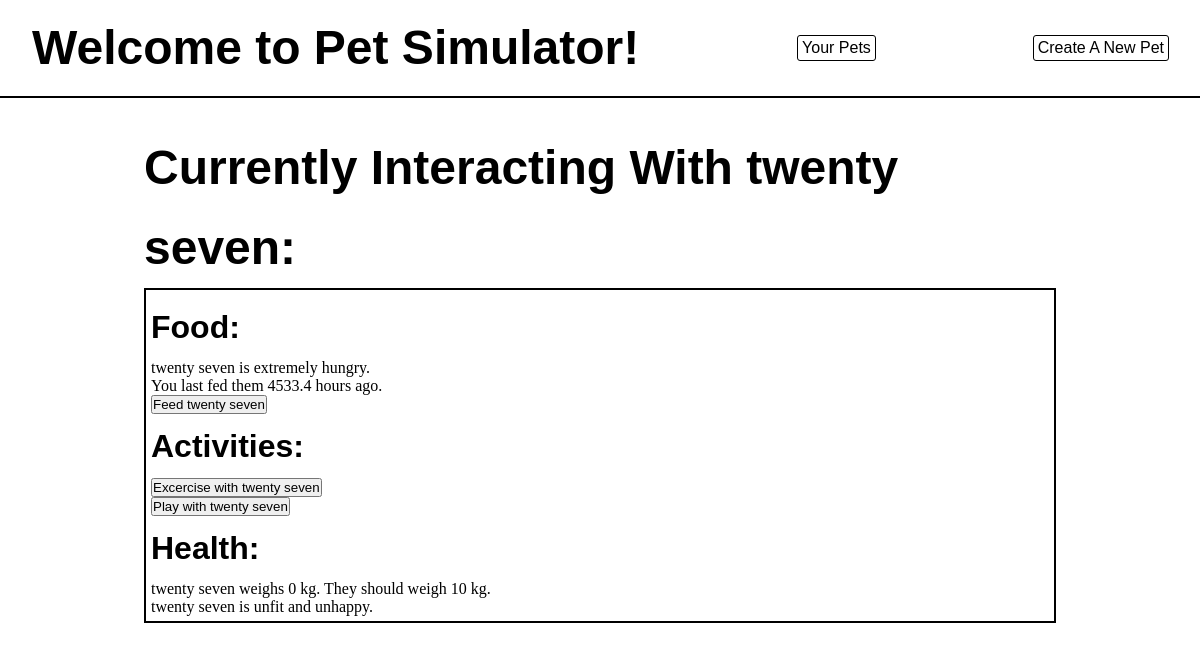
The page /managePet.php?id=1 on the database as committed earlier.
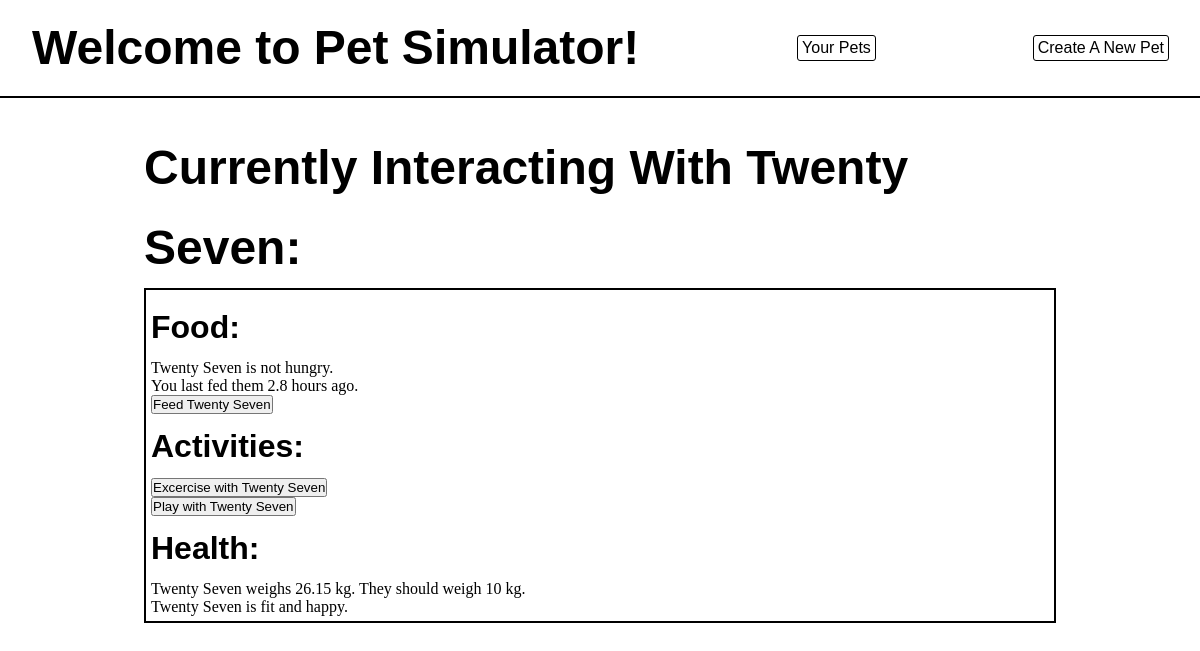
The same page on the database as committed later.
### tables this page shows
CREATE TABLE pets(
  id INTEGER PRIMARY KEY AUTOINCREMENT,
  owner_id INT NOT NULL,
  name TEXT NOT NULL,
  type INT NOT NULL,
  birthday INT NOT NULL,
  dead INT NOT NULL DEFAULT 0,
  cause TEXT DEFAULT NULL,
  death_date INT DEFAULT NULL,
  imortal INT NOT NULL DEFAULT 0
);

CREATE TABLE petTypes (
  id INT NOT NULL,
  healthy_weight INT NOT NULL,
  name TEXT NOT NULL
);

CREATE TABLE actions (
  pet_id INT NOT NULL,
  action_type TEXT NOT NULL,
  date_time INT NOT NULL
);

### database.php (called while the page is built, shortened)
<?php
  $dir = 'sqlite:/home/runner/PetSim/database.sqlite';
  $dbh  = new PDO($dir) or die("cannot open the database");
  function getPet($id) {
    global $dbh;
    $result = $dbh->query("SELECT * FROM pets WHERE id=$id");
    return $result->fetch();
  }
  function getRecentActionDates($type,$id,$timestamp) {
    global $dbh;
    $result = $dbh->query("SELECT date_time FROM actions WHERE pet_id=$id AND action_type='$type' AND date_time > $timestamp");
    return $result->fetchAll();
  }
  function getLastActionDate($type,$id) {
    global $dbh;
    $result = $dbh->query("SELECT MAX(date_time) FROM actions WHERE pet_id=$id AND action_type='$type'");
    return $result->fetch();
  }
  function getPetType($id) {
    global $dbh;
    $result = $dbh->query("SELECT * FROM petTypes WHERE id=$id");
    return $result->fetch();
  }
?>

### statistics.php (called while the page is built, shortened)
<?php
  function getHunger($id, $raw = false){
    $lastFeed = getLastActionDate("feed",$id)[0];
    $waitTime = time() - $lastFeed;
    $hunger = $waitTime;
    return $hunger/60/60;
  }
  function getAge($id) {
    $age = time() - getPet($id)['birthday'];
    return round($age/60/60/24);
  }
  function getAverageActivityTime($id, $type, $days=7, $assumeNow = false){
    $timestamp = time() - (60*60*24*$days);
    $allActivities = getRecentActionDates($type, $id, $timestamp);
    $count = count($allActivities);
    if ($assumeNow) {
       $latest = time();
    } else {
      $count -= 1;
      $latest = $allActivities[$count][0];
    }
    $age = getAge($id);
    if ($age >= 7 ) {
      $first = $allActivities[0][0];
      if (8*60*60 > (time()-$days*60*60*24)-$first){
        $first = time()-$days*60*60*24;
        $total = $count +1;
      } else {
        $total = $count;
      }
    } else {
      $first = time()-$days*60*60*24;
      $preFeeds = abs(round(($first-getPet($id)['birthday'])/60/60/8));
      $total = $count + $preFeeds;
    }
    if ($total != 0) {
      $average = ($latest-$first) / $total;
    } else {
      $average = 0;
    }
    return abs($average);
  }
  function getWeight($id, $days=7) {
    $feedTime = 8;
    $pet = getPet($id);
    $age = getAge($id);
    $type = getPetType($pet['type']);
    $latest = time()-getLastActionDate("feed",$id)[0];
    if ($feedTime < $latest/60/60){
      $assumeNow = true;
    } else {
      $assumeNow = false;
    }
    $averageFeed = getAverageActivityTime($id, "feed", $days, $assumeNow)/60/60;
    $averageExcercise = getAverageActivityTime($id, "excercise",$days)/60/60;
    $idealWeight = $type['healthy_weight']/1000;
    if ($averageFeed != 0) {
      $weight = (min($averageExcercise,$feedTime)*$idealWeight)/$averageFeed;
    } else {
      $weight = 0;
    }
    return round($weight,2);
  }
  function getFitness($id, $days=7) {
    $average = getAverageActivityTime($id, "excercise", $days)/60/60;
    if ($average != 0) {
      $fitness =  10*(8/$average);
    } else {
      $fitness = 0;
    }
    return round($fitness,20);
  }
  function getHappiness($id, $days=7) {
    $average = getAverageActivityTime($id, "play", $days)/60/60;
    if ($average != 0) {
      $happiness =  10*(8/$average);
    } else {
      $happiness = 0;
    }
    return round($happiness,20);
  }
  function checkForDeath($id) {
    $pet = getPet($id);
    $type = getPetType($pet['type']);
    $hunger = getHunger($id);
    $weight = getWeight($id);
    $age = max(getAge($id),7);
    $totalWeight = getWeight($id,$age);
    $idealWeight = $type['healthy_weight']/1000;;
    $dead = false;
    $cause = null;
    $date = null;
    if ($pet['dead'] == 0 && $pet['imortal'] == 0){
      if ($hunger > 48) {
        $dead = true;
        $cause = "starvation";
        $date = time();
      }
      if ($totalWeight >= $idealWeight*3 AND $weight > $idealWeight) {
        $dead = true;
        $cause = "obesity";
        $date = time();
      }
      if ($totalWeight <= $idealWeight/3 AND $weight < $idealWeight) {
        $dead = true;
        $cause = "malnuorishment";
        $date = time();
      }
    } else {
    if ($pet['dead'] == 0){
      $dead = false;
    } else {
      $dead = true;
    }
    $cause = $pet['cause'];;
    $date = $pet['death_date'];
    }
    return array($dead,$cause,$date);
  }
?>

### managePet.php (the view, shortened to what this page needs)
<?php
include "init.php";
if ($_SERVER["REQUEST_METHOD"] == "POST") {
  $dead = checkForDeath($_POST['id']);
  if ($dead[0] and $pet['imortal']==0) {
    kill($_POST['id'],$dead[1],$dead[2]);
  } else {
    addAction($_POST['type'],$_POST['id']);
  }
  header("location:/managePet.php?id=$_POST[id]");
} else{
  $pet = getPet($_GET['id']);
  $dead = checkForDeath($pet['id']);
  $type = getPetType($pet['type']);
  $hunger = getHunger($pet['id']);
  $weight = getWeight($pet['id']);
  $idealWeight = $type['healthy_weight']/1000;
  $fitness = getFitness($pet['id']);
  $happiness = getHappiness($pet['id']);
  echo "<div>";
  echo "<h2>Currently Interacting With $pet[name]:</h2>";
  if ($dead[0]) {
    echo "<div>$pet[name] is dead. :(</div>";
  } else {
    echo "<div class='box'>";
    echo "<h3>Food:</h3>";
    echo "<div>";
    echo "<div>$pet[name] is ";
    if ($hunger < 4) {
      echo "not hungry.</div>";
    } elseif ($hunger >= 4 && $hunger < 8) {
      echo "slightly hungry.</div>";
    } elseif ($hunger >= 8 && $hunger < 16){
      echo "hungry.</div>";
    } elseif ($hunger >= 16 && $hunger < 24) {
      echo "very hungry.</div>";
    } else {
      echo "extremely hungry.</div>";
    }
    $displayHunger = round($hunger,1);
    echo "<div>You last fed them $displayHunger hours ago.</div>";
    echo '<form action="managePet.php" method="post">';
    echo "<input type='submit' value='Feed $pet[name]'>";
    echo '</form>';
    echo "</div>";
    echo "<h3>Activities:</h3>";
    echo "<div>";
    echo '<form action="managePet.php" method="post">';
    echo "<input type='submit' value='Excercise with $pet[name]'>";
    echo '</form>';
    echo '<form action="managePet.php" method="post">';
    echo "<input type='submit' value='Play with $pet[name]'>";
    echo '</form>';
    echo "</div>";
    echo "<h3>Health:</h3>";
    echo "<div>";
    echo "<div>$pet[name] weighs $weight kg. They should weigh $idealWeight kg.</div>";
    if ($fitness<7) {
      $fit = "unfit";
    } elseif ($fitness < 15) {
      $fit = "fit";
    }
    elseif ($fitness < 30) {
      $fit = "very fit";
    } else {
      $fit = "extremely fit";
    }
    if ($happiness<7) {
      $happy = "unhappy";
    } elseif ($happiness < 15) {
      $happy = "happy";
    }
    elseif ($happiness < 30) {
      $happy = "very happy";
    } else {
      $happy = "extremely happy";
    }
    echo "<div>$pet[name] is $fit and $happy.</div>";
    echo "</div>";
    echo "</div>";
  }
}
?>

### style.css (style rules this page uses)
* { padding: 0px; margin: 0px; }
nav { width: 100%; display: flex; justify-content: space-between; align-items: center; padding: 8px 32px; border-bottom: 2px solid var(--black); position: fixed; top: 0; background: var(--white); z-index: 2; }
.main { display: flex; flex-direction: column; width: 80%; margin: 128px auto; margin-bottom: 0; padding: 0 24px; }
.box { padding: 5px; border-style: solid; border-width: 2px; }

### bounce.css (style rules this page uses)
:root { --white: #ffffff; --light-gray: #EFEFEF; --gray: #D8D8D8; --black: #000000; --dark-gray: #5E5E5E; --cyan-dark: #28A489; --cyan-normal: #70F1D5; --cyan-light: #CAFFF3; --pink-dark: #AB4787; --pink-normal: #E065B3; --pink-light: #FFB0E2; --yellow-dark: #C9B951; --yellow-normal: #FAE560; --yellow-light: #FFF6BE; --blue-dark: #468DB6; --blue-normal: #54B8F3; --blue-light: #B4E3FF; --purple-dark: #643F9B; --purple-normal: #9260DE; --purple-light: #CDAEFD; }
* { box-sizing: border-box; margin: 0; padding: 0; }
html, body { color: var(--black); }
card, button, table tr, a, .switch-container { position: relative; }
card:after, button:after, table tr:after, a:after, .switch-container:after { content: ''; position: absolute; left: -2px; top: -2px; width: calc(100% + 4px); border-radius: 4px; height: calc(100% + 4px); transition: transform 0.3s cubic-bezier(0.18, 0.89, 0.32, 1.5); cursor: inherit; border: none; z-index: -1; }
h2 { font-size: 48px; line-height: 80px; font-family: 'Clash Display Bold', sans-serif; }
h3 { font-size: 32px; line-height: 64px; font-family: 'Clash Display Semibold', sans-serif; }
p, b, u, s, li, mark, a, td, th, select { font-size: 16px; line-height: 28px; font-family: 'Clash Grotesk Medium', sans-serif;; }
a { text-decoration: none; color: var(--black); font-size: 16px; padding: 2px 4px; border-radius: 2px; transition: transform 0.3s cubic-bezier(0.18, 0.89, 0.32, 1.5), box-shadow 0.3s cubic-bezier(0.18, 0.89, 0.32, 1.5); width: fit-content; background: var(--white); line-height: 20px; outline: 1px solid var(--black); display: inline-block; }

Rows that differ between the two databases and show on the page:
changed pets: name "twenty seven" → "Twenty Seven"; name "Feed twenty seven" → "Feed Twenty Seven"; name "Excercise with twenty seven" → "Excercise with Twenty Seven"; name "Play with twenty seven" → "Play with Twenty Seven"; id.date_time (not shown) → "fit"; id.date_time (not shown) → "happy"
Other text that changed with them:
$displayHunger: "4533.4" → "2.8"
$weight: "0" → "26.15"
$fit: "unfit" → (not shown)
$happy: "unhappy" → (not shown)
text no longer shown: "extremely hungry."
text now shown: "not hungry."
